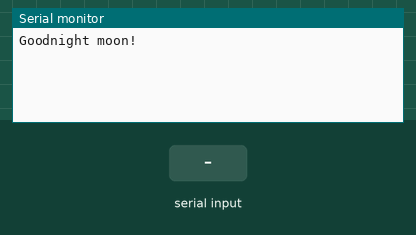
A sketch run on a simulated Arduino Leonardo, built with avr-gcc and run on an emulated ATmega32U4. Shown: the last lines printed to the serial monitor. The test bench sets the inputs (shaded band).

Above: at 1.2 s.
1.3 s: "1" received over the second serial link
At 2.0 s:
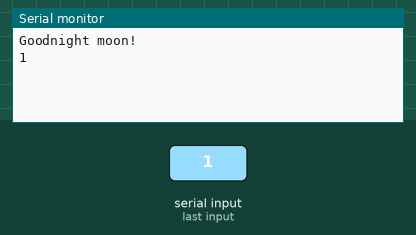
2.8 s: "0" received over the second serial link
At 3.1 s:
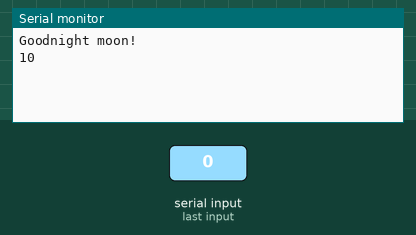

Measured:
- after the input at 1.3 s, the serial monitor: prints a new line at once (image 1)
- after the input at 2.8 s, the serial monitor: prints a new line at once (image 2)

The sketch:

bluetooth.ino
```cpp
//
// FaBo Brick Sample
//
// brick_serial_bluetooth
//
#include <SoftwareSerial.h>

int bluetoothRx = 10;  // RX-I pin of bluetooth mate, Arduino D10
int bluetoothTx = 11;  // TX-O pin of bluetooth mate, Arduino D11

SoftwareSerial mySerial(bluetoothRx, bluetoothTx); // RX, TX

void setup()
{
  // Open serial communications and wait for port to open:
  Serial.begin(57600);
  while (!Serial) {
    ; // wait for serial port to connect. Needed for Leonardo only
  }

  Serial.println("Goodnight moon!");

  // set the data rate for the SoftwareSerial port
  mySerial.begin(115200);
}
int c = 0;
void loop() // run over and over
{
  if (mySerial.available()){
    char c = mySerial.read();
    Serial.write(c);

  }
  if (Serial.available())
    mySerial.write(Serial.read());
}
```
